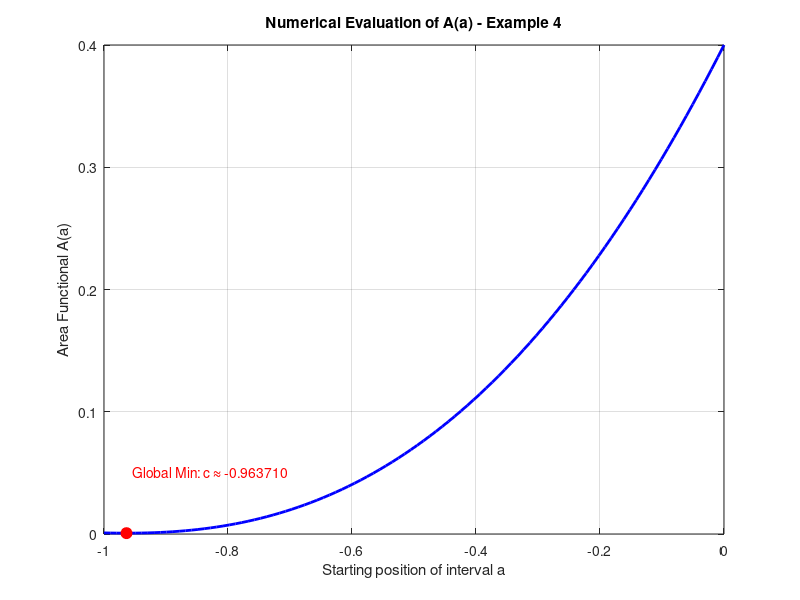

Reproduce this figure in MATLAB.
% Define the piecewise potential energy function (Example 4)
g = @(x) (x >= 0).*(x.^1.5) + (x < 0).*(0.01.*x.^10);

% Define the mass/length of the interval
m = 1;

% Define the area functional over an interval of length m
areaFun = @(a) integral(@(x) g(x), a, a + m);

% Find the minimizer bounded between -m and 0
[aMin, areaMin] = fminbnd(areaFun, -m, 0);

% Display the results
fprintf('The optimal interval is [%f, %f]\n', aMin, aMin + m);
fprintf('The minimum area is %f\n', areaMin);

% Plotting the Area Functional
a_vals = linspace(-1, 0, 100);
A_vals = arrayfun(areaFun, a_vals);

figure;
plot(a_vals, A_vals, 'b-', 'LineWidth', 2);
hold on;
plot(aMin, areaMin, 'ro', 'MarkerSize', 8, 'MarkerFaceColor', 'r');
grid on;
xlabel('Starting position of interval a');
ylabel('Area Functional A(a)');
title('Numerical Evaluation of A(a) - Example 4');
text(aMin, areaMin + 0.05, sprintf('  Global Min: c \\approx %.6f', aMin), 'Color', 'red');
